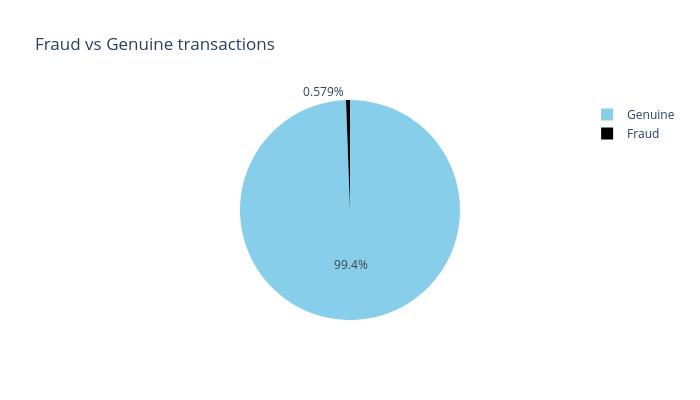

The notebook cell this image was saved under:
### Markdown cell above
- there are 12 objects
- ther are 5 intigers
- there are 5 floats

### Code cell
# checvking class imbalance 
labels=["Genuine","Fraud"]

fraud_or_not = raw_df["is_fraud"].value_counts().tolist()
values = [fraud_or_not[0], fraud_or_not[1]]

fig = px.pie(values=raw_df['is_fraud'].value_counts(), names=labels , width=700, height=400, color_discrete_sequence=["skyblue","black"]
             ,title="Fraud vs Genuine transactions")
fig.show()

### Figure 1 — Plotly figure (JSON) as saved in the notebook; plotly's stock layout.template omitted (floating-point values rounded to 4 significant figures)
{"data": [{"domain": {"x": [0, 1], "y": [0, 1]}, "hovertemplate": "label=%{label}<br>value=%{value}<extra></extra>", "labels": ["Genuine", "Fraud"], "legendgroup": "", "name": "", "showlegend": true, "type": "pie", "values": [1289169, 7506]}], "layout": {"height": 400, "legend": {"tracegroupgap": 0}, "piecolorway": ["skyblue", "black"], "title": {"text": "Fraud vs Genuine transactions"}, "width": 700}}
